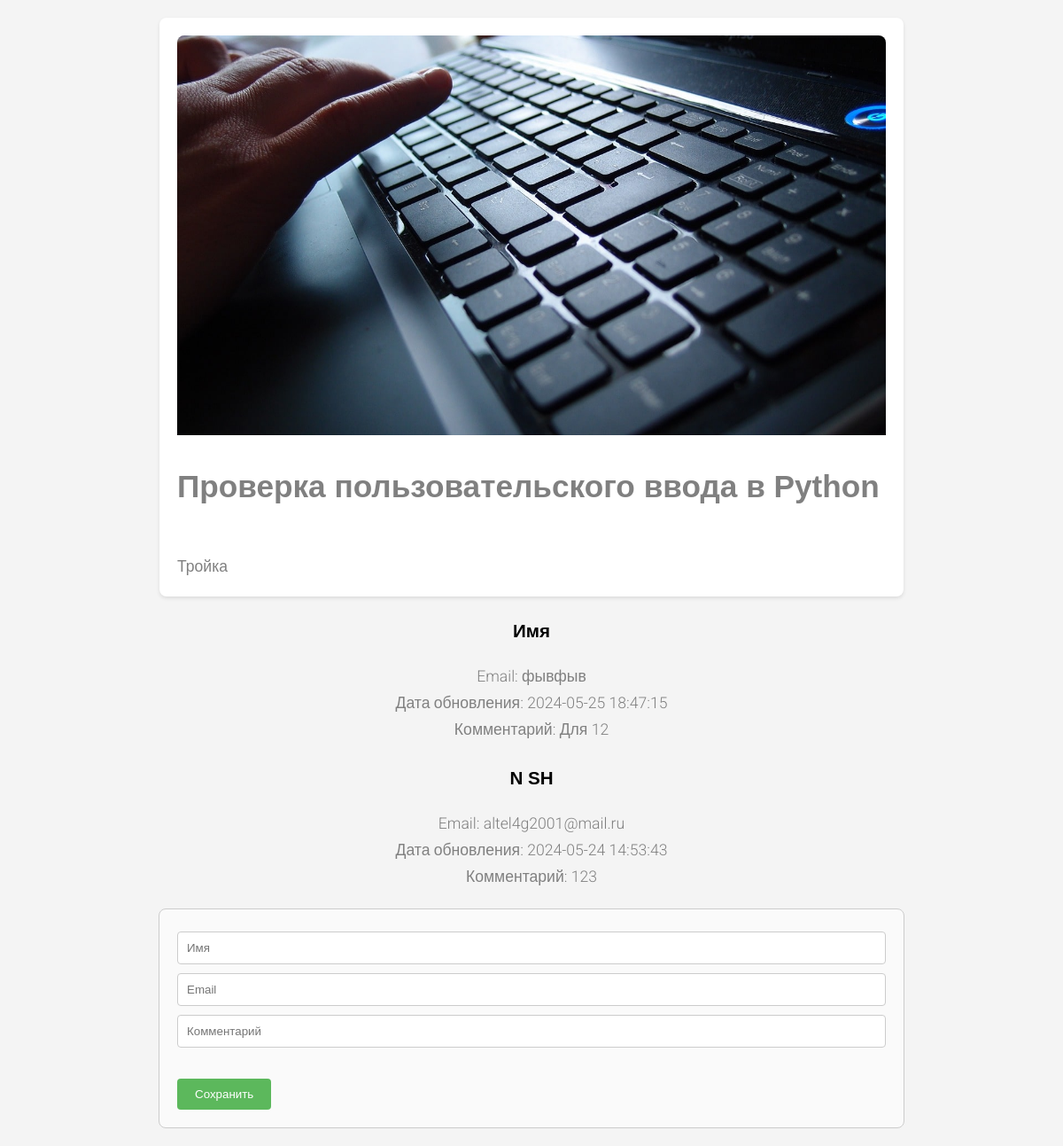
The app's page /public/info/info.php?variable=3, older data.
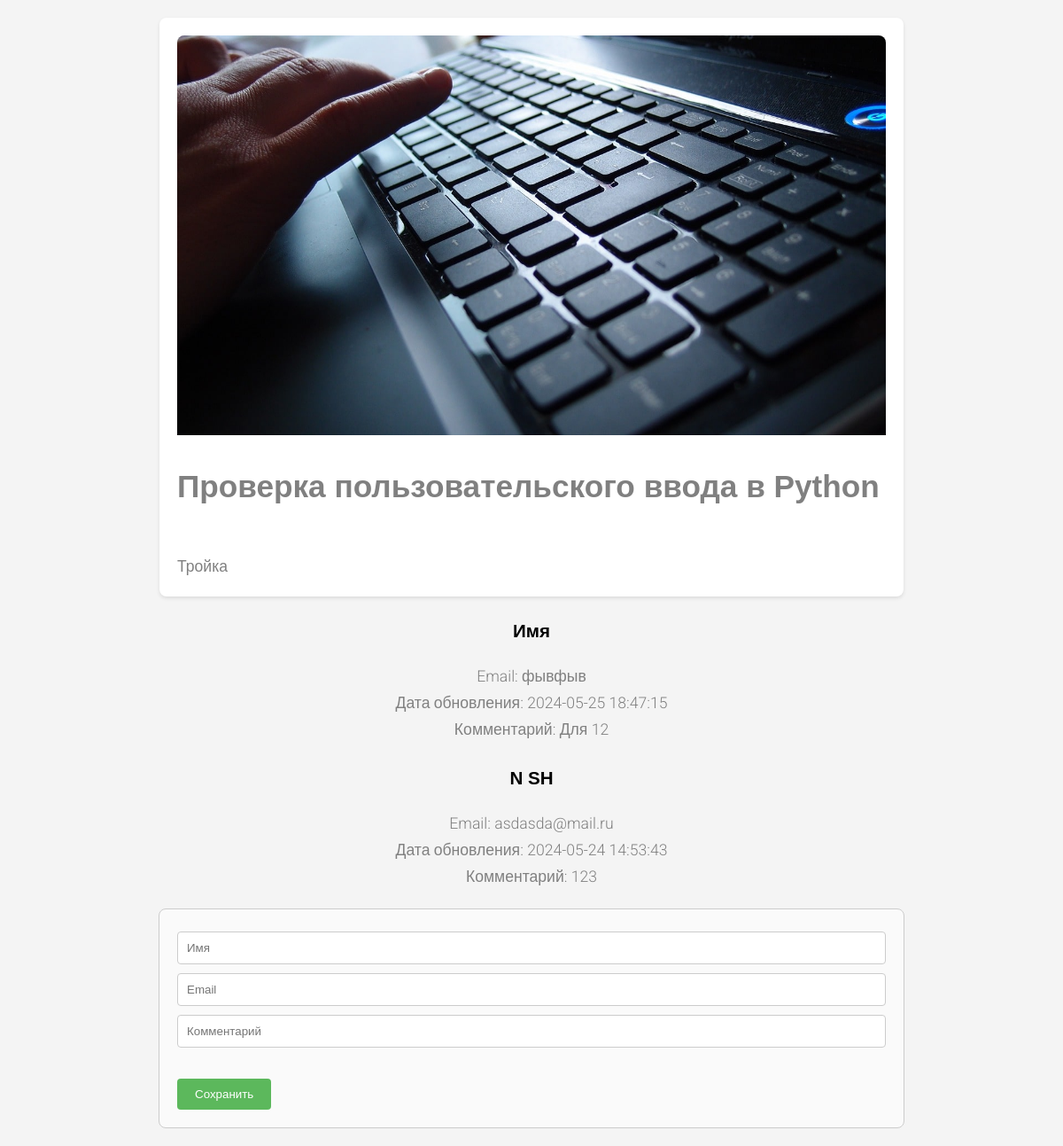
The same page, newer data.
### tables this page shows
CREATE TABLE `article` (
  `id` int(10) UNSIGNED NOT NULL,
  `title` varchar(255) NOT NULL,
  `date` varchar(255) NOT NULL,
  `filename` varchar(255) NOT NULL,
  `description` text NOT NULL
);

CREATE TABLE `comments` (
  `id` int(10) UNSIGNED NOT NULL,
  `articleid` varchar(255) NOT NULL,
  `name` varchar(255) NOT NULL,
  `email` varchar(255) NOT NULL,
  `text` varchar(255) NOT NULL,
  `date` datetime NOT NULL
);

### public/info/info.php (the view, shortened to what this page needs)
<?php
$user="root";
$password="root";
$host="mysql2";
$db="testing";
$dbh = 'mysql:host='.$host.';dbname='.$db.';charset=utf8';
$pdo=new PDO($dbh, $user, $password);
?>
<?php
if (isset($_GET['variable'])) {
    $variable = $_GET['variable'];
}
$sqinfo1 = $pdo->prepare("SELECT * FROM article WHERE id =?");
$sqinfo1->execute([$variable]);
$article1 = $sqinfo1->fetch(PDO::FETCH_ASSOC);
?>
<?php
$sql23 = $pdo->prepare("SELECT * FROM comments WHERE articleid = :articleid");
$sql23->execute(['articleid' => $variable]);
$comments = $sql23->fetchAll(PDO::FETCH_OBJ);
?>
<!DOCTYPE html>
<html lang="ru">
<head>
  <link rel="stylesheet" href="style.css">
</head>
<body>
<div class="container">
    <img src="../../admin/img/<?php echo $article1["filename"]; ?>" alt="">
    <article>
        <h1><?php echo $article1["title"]; ?></h1>
        <br>
        <?php echo $article1["description"]; ?>
    </article>
</div>
<?php foreach($comments as $comments2): ?>
  <div class="com1">
    <div class="person">
      <div class="person-contents">
        <h3><?php echo $comments2->name; ?></h3>
        <div class="email">
          Email: <?php echo $comments2->email; ?>
        </div>
        <div class="date">
          Дата обновления: <?php echo $comments2->date; ?>
        </div>
        <div class="comment">
          Комментарий: <?php echo $comments2->text; ?>
        </div>
      </div>
    </div>
  </div>
<?php endforeach; ?>
<form action="info2.php" method="post">
        <input type="text" name="name" placeholder="Имя" value="" required>
        <br>
        <input type="text" name="email" placeholder="Email" value="" required>
        <br>
        <input type="text" name="text" placeholder="Комментарий" value="" required>
        <br><br>
        <input type="submit" value="Сохранить">
    </form>
</body>
</html>

### css/style.css (style rules this page uses)
html { overflow-x: hidden; }
body { line-height: 1.7; color: gray; font-weight: 300; font-size: 1.1rem; }
h1, h2, h3, h4, h5, .h1, .h2, .h3, .h4, .h5 { font-family: "Oswald", sans-serif; }
.person { position: relative; }
.person .person-contents { text-align: center; }
.person .person-contents h3 { color: #000; }

### public/info/info.php (style rules this page uses)
body { font-family: 'Roboto', sans-serif; margin: 0; padding: 0; background-color: #f4f4f4; }
.container { max-width: 800px; margin: 20px auto; background-color: #fff; box-shadow: 0 2px 4px rgba(0,0,0,0.1); padding: 20px; border-radius: 8px; }
.container img { width: 100%; height: auto; border-radius: 8px 8px 0 0; }
.container h1 { font-size: 2em; margin: 20px 0; }
.container article { line-height: 1.6; }
.person-contents { margin: 20px auto; max-width: 800px; }
form { margin: 20px auto; max-width: 800px; margin-bottom: 20px; padding: 20px; border: 1px solid #ccc; border-radius: 8px; background-color: #fafafa; }
form input[type="text"], form input[type="file"] { width: calc(100% - 22px); padding: 10px; margin: 5px 0; border: 1px solid #ccc; border-radius: 4px; }
form input[type="submit"] { background-color: #5cb85c; color: #fff; padding: 10px 20px; border: none; border-radius: 4px; cursor: pointer; }

Row changes from the older to the newer data that the page shows:
changed comments "N SH": email "altel4g2001@mail.ru" → "asdasda@mail.ru"
